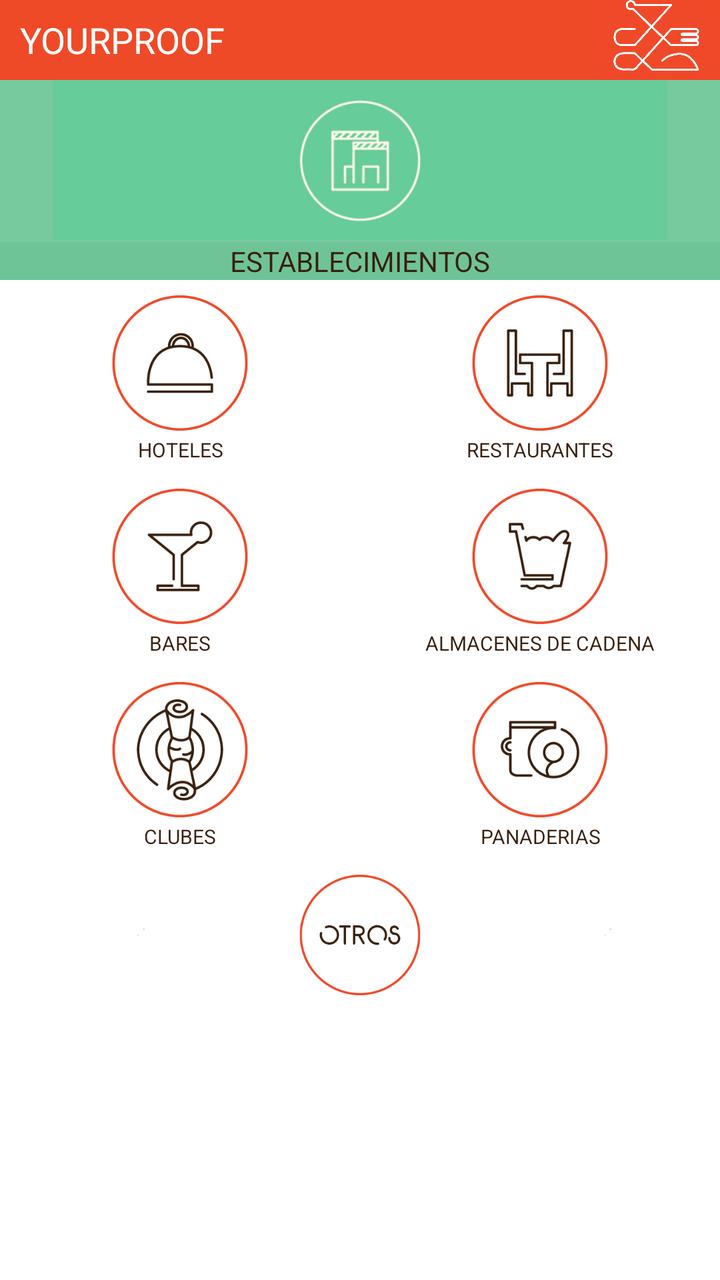
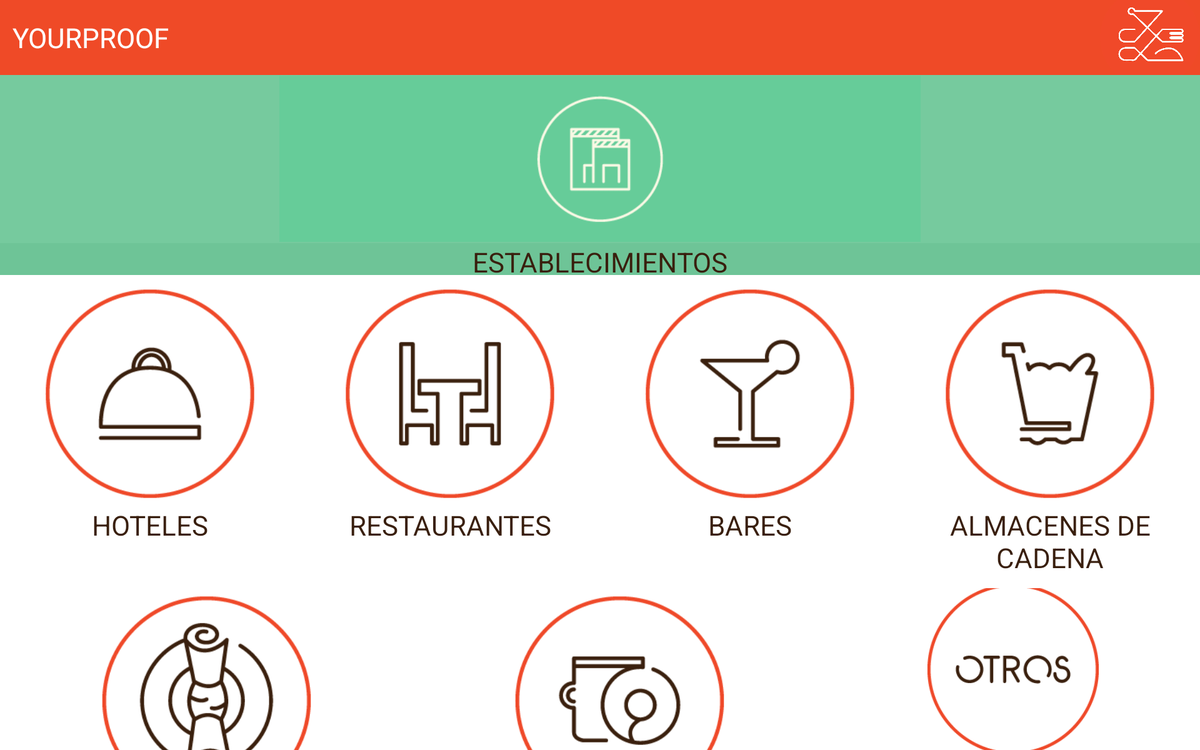

Two renders of one Android screen. The first uses the default layout on a phone; the second uses the alternative layout the repository ships for a different screen configuration, on a matching device. The two XML files are below.
<!-- AndroidManifest.xml: application theme Tema1.Yourproof -->
<!-- res/layout/establecimientos.xml -->
<?xml version="1.0" encoding="utf-8"?>
<LinearLayout xmlns:android="http://schemas.android.com/apk/res/android"
    android:orientation="vertical" android:layout_width="match_parent"
    android:layout_height="match_parent"
    android:id="@+id/Cont_Principal">

    <TableLayout
        android:layout_width="match_parent"
        android:layout_height="40dp"
        android:id="@+id/Cont_Encabezado">

        <LinearLayout
            android:orientation="horizontal"
            android:layout_width="match_parent"
            android:layout_height="match_parent"
            android:background="@color/white"
            android:baselineAligned="false" >

            <LinearLayout
                android:orientation="horizontal"
                android:layout_width="match_parent"
                android:layout_height="match_parent"
                android:layout_weight="0.1" >

                <TextView
                    android:layout_width="match_parent"
                    android:layout_height="match_parent"
                    android:text="YOURPROOF"
                    android:id="@+id/textView23"
                    android:textSize="@dimen/abc_text_size_medium_material"
                    android:gravity="left|center"
                    android:layout_marginLeft="10dp"
                    android:textColor="@color/background_floating_material_light" />
            </LinearLayout>

            <LinearLayout
                android:orientation="horizontal"
                android:layout_width="match_parent"
                android:layout_height="match_parent"
                android:layout_weight="0.45" >

                <ImageView
                    android:src="@drawable/g"
                    android:layout_width="match_parent"
                    android:layout_height="match_parent"
                    android:id="@+id/imageView5"
                    android:scaleType="centerCrop" />
            </LinearLayout>
        </LinearLayout>
    </TableLayout>

    <LinearLayout
        android:orientation="vertical"
        android:layout_width="match_parent"
        android:layout_height="100dp"
        android:baselineAligned="false"
        android:layout_gravity="center_horizontal"
        android:background="@color/accent_material_dark"
        android:id="@+id/Cont_Banner">

        <ImageView
            android:src="@drawable/barrasuperiorestablecimientos"
            android:layout_width="match_parent"
            android:layout_height="match_parent"
            android:id="@+id/VEstablecimientos"
            android:scaleType="fitCenter"
            android:layout_gravity="center_horizontal"
            android:layout_weight="1" />

        <TextView
            android:layout_width="match_parent"
            android:layout_height="match_parent"
            android:text="ESTABLECIMIENTOS"
            android:id="@+id/VProductos"
            android:textSize="@dimen/abc_text_size_small_material"
            android:textColor="@color/Letra"
            android:textAlignment="center"
            android:layout_weight="4"
            android:layout_marginTop="1dp"
            android:background="@color/colorAccent"
            android:gravity="center" />

    </LinearLayout>

    <TableLayout
        android:layout_width="match_parent"
        android:layout_height="wrap_content"
        android:layout_marginTop="5dp"
        android:id="@+id/Cont_Iconos">

        <LinearLayout
            android:layout_width="match_parent"
            android:layout_height="wrap_content" >

            <ImageButton
                android:layout_weight="1"
                android:src="@drawable/e_btn_hoteles"
                android:id="@+id/BtnHoteles"
                android:scaleType="fitCenter"
                android:background="@color/transparent"
                android:layout_width="73dp"
                android:layout_height="73dp"
                android:contextClickable="false"
                android:layout_alignParentTop="true"
                android:layout_alignParentRight="true"
                android:layout_alignParentEnd="false" />

            <ImageButton
                android:layout_weight="1"
                android:src="@drawable/e_btn_restaurantes"
                android:layout_width="73dp"
                android:layout_height="73dp"
                android:id="@+id/BtnRestaurantes"
                android:scaleType="fitCenter"
                android:background="@color/transparent"
                android:layout_alignParentTop="true"
                android:layout_centerHorizontal="true"
                android:layout_alignParentLeft="true"
                android:layout_alignParentEnd="false"
                android:layout_alignParentStart="true" />
        </LinearLayout>

        <LinearLayout
            android:orientation="horizontal"
            android:layout_width="match_parent"
            android:layout_height="match_parent" >

            <TextView
                android:layout_weight="1"
                android:layout_width="match_parent"
                android:layout_height="match_parent"
                android:text="HOTELES"
                android:id="@+id/VHoteles"
                android:textAlignment="center"
                android:textColor="@color/Letra"
                android:layout_marginBottom="10dp"
                android:textSize="10dp"
                android:gravity="center" />

            <TextView
                android:layout_weight="1"
                android:layout_width="match_parent"
                android:layout_height="match_parent"
                android:text="RESTAURANTES"
                android:id="@+id/VRestaurantes"
                android:textColor="@color/Letra"
                android:textAlignment="center"
                android:layout_marginBottom="10dp"
                android:textSize="10dp"
                android:gravity="center" />
        </LinearLayout>

        <LinearLayout
            android:orientation="horizontal"
            android:layout_width="match_parent"
            android:layout_height="wrap_content" >

            <ImageButton
                android:layout_weight="1"
                android:src="@drawable/e_btn_bares"
                android:id="@+id/BtnBares"
                android:scaleType="fitCenter"
                android:background="@color/transparent"
                android:layout_width="73dp"
                android:layout_height="73dp"
                android:contextClickable="false"
                android:layout_alignParentTop="true"
                android:layout_alignParentRight="true"
                android:layout_alignParentEnd="false" />

            <ImageButton
                android:layout_weight="1"
                android:src="@drawable/e_btn_almacenes"
                android:layout_width="73dp"
                android:layout_height="73dp"
                android:id="@+id/BtnAlmacenes"
                android:scaleType="fitCenter"
                android:background="@color/transparent"
                android:layout_alignParentTop="true"
                android:layout_centerHorizontal="true"
                android:layout_alignParentLeft="true"
                android:layout_alignParentEnd="false"
                android:layout_alignParentStart="true" />

        </LinearLayout>

        <LinearLayout
            android:orientation="horizontal"
            android:layout_width="match_parent"
            android:layout_height="match_parent" >

            <TextView
                android:layout_weight="1"
                android:layout_width="match_parent"
                android:layout_height="match_parent"
                android:text="BARES"
                android:id="@+id/VBares"
                android:textAlignment="center"
                android:textColor="@color/Letra"
                android:layout_marginBottom="10dp"
                android:textSize="10dp"
                android:gravity="center" />

            <TextView
                android:layout_weight="1"
                android:layout_width="match_parent"
                android:layout_height="match_parent"
                android:text="ALMACENES DE CADENA"
                android:id="@+id/VAlmacenesC"
                android:textColor="@color/Letra"
                android:textAlignment="center"
                android:layout_marginBottom="10dp"
                android:textSize="10dp"
                android:gravity="center" />

        </LinearLayout>

        <LinearLayout
            android:orientation="horizontal"
            android:layout_width="match_parent"
            android:layout_height="match_parent">

            <ImageButton
                android:layout_weight="1"
                android:src="@drawable/e_btn_clubes"
                android:layout_width="73dp"
                android:layout_height="73dp"
                android:id="@+id/BtnClubes"
                android:scaleType="fitCenter"
                android:background="@color/transparent"
                android:minHeight="200dp"
                android:layout_column="1"
                android:layout_alignParentTop="true"
                android:layout_alignParentLeft="true"
                android:layout_alignParentStart="true" />

            <ImageButton
                android:src="@drawable/e_btn_panaderias"
                android:layout_width="73dp"
                android:layout_height="73dp"
                android:id="@+id/BtnPanaderias"
                android:scaleType="fitCenter"
                android:layout_weight="1"
                android:background="@color/transparent"
                android:layout_alignParentBottom="true"
                android:layout_alignParentRight="true"
                android:layout_alignParentEnd="true" />

        </LinearLayout>

        <LinearLayout
            android:orientation="horizontal"
            android:layout_width="match_parent"
            android:layout_height="match_parent" >

            <TextView
                android:layout_weight="1"
                android:layout_width="match_parent"
                android:layout_height="match_parent"
                android:text="CLUBES"
                android:id="@+id/VCubles"
                android:textAlignment="center"
                android:textColor="@color/Letra"
                android:textSize="10dp"
                android:gravity="center" />

            <TextView
                android:layout_weight="1"
                android:layout_width="match_parent"
                android:layout_height="match_parent"
                android:text="PANADERIAS"
                android:id="@+id/VPanaderias"
                android:textColor="@color/Letra"
                android:textAlignment="center"
                android:textSize="10dp"
                android:gravity="center" />

        </LinearLayout>

        <LinearLayout
            android:orientation="horizontal"
            android:layout_width="match_parent"
            android:layout_height="wrap_content"
            android:gravity="center" >

            <ImageView
                android:layout_weight="1"
                android:src="@drawable/recetasblanco"
                android:layout_width="85dp"
                android:layout_height="85dp"
                android:id="@+id/Vinvisible3"
                android:scaleType="fitCenter"
                android:background="@color/transparent"
                android:layout_alignParentTop="true"
                android:layout_alignParentLeft="true"
                android:layout_alignParentStart="true" />

            <ImageButton
                android:src="@drawable/e_btn_otros"
                android:layout_width="65dp"
                android:layout_height="65dp"
                android:id="@+id/BtnOtrosE"
                android:scaleType="fitCenter"
                android:background="@color/transparent"
                android:layout_alignParentBottom="true"
                android:layout_alignParentRight="true"
                android:layout_alignParentEnd="true"
                android:layout_weight="1" />

            <ImageView
                android:layout_weight="1"
                android:src="@drawable/recetasblanco"
                android:layout_width="85dp"
                android:layout_height="85dp"
                android:id="@+id/Vinvisible4"
                android:scaleType="fitCenter"
                android:background="@color/transparent"
                android:layout_alignParentTop="true"
                android:layout_alignParentLeft="true"
                android:layout_alignParentStart="true" />
        </LinearLayout>

    </TableLayout>
</LinearLayout>
<!-- resources referenced by this layout -->
<resources>
  <color name="Letra">#391f0e</color>
  <color name="accent_material_dark">#76ca9e</color>
  <color name="colorAccent">#6ec497</color>
  <color name="transparent">#00fafae4</color>
  <color name="white">#ef4a27</color>
  <!-- drawable e_btn_almacenes (drawable) -->
  <?xml version="1.0" encoding="utf-8"?>
  <selector xmlns:android="http://schemas.android.com/apk/res/android">
      <item android:state_pressed="true" android:drawable="@drawable/almacenesdecadena2" />
      <item android:state_focused="true" android:drawable="@drawable/almacenesdecadena2" />
      <item android:drawable="@drawable/almacenesdecadena"/>
  </selector>
  <!-- drawable e_btn_bares (drawable) -->
  <?xml version="1.0" encoding="utf-8"?>
  <selector xmlns:android="http://schemas.android.com/apk/res/android">
      <item android:state_pressed="true" android:drawable="@drawable/bares2" />
      <item android:state_focused="true" android:drawable="@drawable/bares2" />
      <item android:drawable="@drawable/bares"/>
  </selector>
  <!-- drawable e_btn_clubes (drawable) -->
  <?xml version="1.0" encoding="utf-8"?>
  <selector xmlns:android="http://schemas.android.com/apk/res/android">
      <item android:state_pressed="true" android:drawable="@drawable/clubes2" />
      <item android:state_focused="true" android:drawable="@drawable/clubes2" />
      <item android:drawable="@drawable/clubes"/>
  </selector>
  <!-- drawable e_btn_hoteles (drawable) -->
  <?xml version="1.0" encoding="utf-8"?>
  <selector xmlns:android="http://schemas.android.com/apk/res/android">
      <item android:state_pressed="true" android:drawable="@drawable/hoteles2" />
      <item android:state_focused="true" android:drawable="@drawable/hoteles2" />
      <item android:drawable="@drawable/hoteles" />
  </selector>
  <!-- drawable e_btn_otros (drawable) -->
  <?xml version="1.0" encoding="utf-8"?>
  <selector xmlns:android="http://schemas.android.com/apk/res/android">
      <item android:state_pressed="true" android:drawable="@drawable/otros2" />
      <item android:state_focused="true" android:drawable="@drawable/otros2" />
      <item android:drawable="@drawable/otros"/>
  </selector>
  <!-- drawable e_btn_panaderias (drawable) -->
  <?xml version="1.0" encoding="utf-8"?>
  <selector xmlns:android="http://schemas.android.com/apk/res/android">
      <item android:state_pressed="true" android:drawable="@drawable/panaderias2" />
      <item android:state_focused="true" android:drawable="@drawable/panaderias2" />
      <item android:drawable="@drawable/panaderias"/>
  </selector>
  <!-- drawable e_btn_restaurantes (drawable) -->
  <?xml version="1.0" encoding="utf-8"?>
  <selector xmlns:android="http://schemas.android.com/apk/res/android">
      <item android:state_pressed="true" android:drawable="@drawable/restaurantes2" />
      <item android:state_focused="true" android:drawable="@drawable/restaurantes2" />
      <item android:drawable="@drawable/restaurantes" />
  </selector>
  <!-- drawable g: png bitmap (drawable, 80443 bytes) -->
  <!-- from res/values-v21/ -->
  <style name="Tema1.Yourproof" parent="Theme.AppCompat.NoActionBar">
          <item name="android:colorBackground">@android:color/white</item>
          <item name="android:statusBarColor">@color/material_grey_850</item>
          <item name="android:textColorPrimary">@color/Letra</item>
          <item name="android:textColorSecondary">@color/holo_red_light</item>
          <item name="colorPrimary">@color/white</item>
          <item name="android:colorForeground">@color/accent_material_dark</item>
          <item name="android:textColorSecondaryInverse">@color/colorAccent</item>
          <item name="android:windowBackground">@android:color/background_light</item>
          <item name="android:textColorPrimaryInverse">@color/abc_search_url_text_selected</item>
          <item name="colorAccent">@color/white</item>
          <item name="colorPrimaryDark">@color/primary_dark_material_dark</item>
      </style>
  <color name="holo_red_light">#83ef4a27</color>
  <color name="primary_dark_material_dark">#391f0e</color>
</resources>
<!-- res/layout-sw600dp-land/establecimientos.xml (the repository's variant of the layout above) -->
<!-- drawn on a 7-inch tablet turned sideways -->
<?xml version="1.0" encoding="utf-8"?>
<LinearLayout xmlns:android="http://schemas.android.com/apk/res/android"
    android:orientation="vertical" android:layout_width="match_parent"
    android:layout_height="match_parent"
    android:id="@+id/Cont_Principal">

    <TableLayout
        android:layout_width="match_parent"
        android:layout_height="60dp"
        android:id="@+id/Cont_Encabezado" >

        <LinearLayout
            android:orientation="horizontal"
            android:layout_width="match_parent"
            android:layout_height="match_parent"
            android:background="@color/white"
            android:baselineAligned="false" >

            <LinearLayout
                android:orientation="horizontal"
                android:layout_width="match_parent"
                android:layout_height="match_parent"
                android:layout_weight="0.1" >

                <TextView
                    android:layout_width="match_parent"
                    android:layout_height="match_parent"
                    android:text="YOURPROOF"
                    android:id="@+id/textView24"
                    android:textSize="@dimen/abc_text_size_large_material"
                    android:gravity="left|center"
                    android:layout_marginLeft="10dp"
                    android:textColor="@color/background_floating_material_light" />
            </LinearLayout>

            <LinearLayout
                android:orientation="horizontal"
                android:layout_width="match_parent"
                android:layout_height="match_parent"
                android:layout_weight="1.1" >

                <ImageView
                    android:src="@drawable/g"
                    android:layout_width="match_parent"
                    android:layout_height="match_parent"
                    android:id="@+id/imageView13"
                    android:scaleType="centerCrop" />
            </LinearLayout>
        </LinearLayout>
    </TableLayout>

    <LinearLayout
        android:orientation="vertical"
        android:layout_width="match_parent"
        android:layout_height="160dp"
        android:baselineAligned="false"
        android:layout_gravity="center_horizontal"
        android:background="@color/accent_material_dark"
        android:id="@+id/Cont_Banner">

        <ImageView
            android:src="@drawable/barrasuperiorestablecimientos"
            android:layout_width="match_parent"
            android:layout_height="match_parent"
            android:id="@+id/VEstablecimientos"
            android:scaleType="fitCenter"
            android:layout_gravity="center_horizontal"
            android:layout_weight="1" />

        <TextView
            android:layout_width="match_parent"
            android:layout_height="match_parent"
            android:text="ESTABLECIMIENTOS"
            android:id="@+id/VProductos"
            android:textSize="@dimen/abc_text_size_large_material"
            android:textColor="@color/Letra"
            android:textAlignment="center"
            android:layout_weight="5"
            android:layout_marginTop="1dp"
            android:background="@color/colorAccent" />

    </LinearLayout>

    <TableLayout
        android:layout_width="match_parent"
        android:layout_height="wrap_content"
        android:layout_marginTop="5dp"
        android:id="@+id/Cont_Iconos">

        <LinearLayout
            android:layout_width="match_parent"
            android:layout_height="wrap_content" >

            <ImageButton
                android:layout_weight="1"
                android:src="@drawable/hoteles"
                android:id="@+id/BtnHoteles"
                android:scaleType="fitCenter"
                android:background="@color/transparent"
                android:layout_width="180dp"
                android:layout_height="180dp"
                android:contextClickable="false"
                android:layout_alignParentTop="true"
                android:layout_alignParentRight="true"
                android:layout_alignParentEnd="false" />

            <ImageButton
                android:layout_weight="1"
                android:src="@drawable/restaurantes"
                android:layout_width="180dp"
                android:layout_height="180dp"
                android:id="@+id/BtnRestaurantes"
                android:scaleType="fitCenter"
                android:background="@color/transparent"
                android:layout_alignParentTop="true"
                android:layout_centerHorizontal="true"
                android:layout_alignParentLeft="true"
                android:layout_alignParentEnd="false"
                android:layout_alignParentStart="true" />

            <ImageButton
                android:layout_weight="1"
                android:src="@drawable/bares"
                android:id="@+id/BtnBares"
                android:scaleType="fitCenter"
                android:background="@color/transparent"
                android:layout_width="180dp"
                android:layout_height="180dp"
                android:contextClickable="false"
                android:layout_alignParentTop="true"
                android:layout_alignParentRight="true"
                android:layout_alignParentEnd="false" />

            <ImageButton
                android:layout_weight="1"
                android:src="@drawable/almacenesdecadena"
                android:layout_width="180dp"
                android:layout_height="180dp"
                android:id="@+id/BtnAlmacenes"
                android:scaleType="fitCenter"
                android:background="@color/transparent"
                android:layout_alignParentTop="true"
                android:layout_centerHorizontal="true"
                android:layout_alignParentLeft="true"
                android:layout_alignParentEnd="false"
                android:layout_alignParentStart="true" />
        </LinearLayout>

        <LinearLayout
            android:orientation="horizontal"
            android:layout_width="match_parent"
            android:layout_height="match_parent" >

            <TextView
                android:layout_weight="1"
                android:layout_width="match_parent"
                android:layout_height="match_parent"
                android:text="HOTELES"
                android:id="@+id/VHoteles"
                android:textAlignment="center"
                android:textColor="@color/Letra"
                android:layout_marginBottom="10dp"
                android:textSize="@dimen/abc_text_size_large_material" />

            <TextView
                android:layout_weight="1"
                android:layout_width="match_parent"
                android:layout_height="match_parent"
                android:text="RESTAURANTES"
                android:id="@+id/VRestaurantes"
                android:textColor="@color/Letra"
                android:textAlignment="center"
                android:layout_marginBottom="10dp"
                android:textSize="@dimen/abc_text_size_large_material" />

            <TextView
                android:layout_weight="1"
                android:layout_width="match_parent"
                android:layout_height="match_parent"
                android:text="BARES"
                android:id="@+id/VBares"
                android:textAlignment="center"
                android:textColor="@color/Letra"
                android:layout_marginBottom="10dp"
                android:textSize="@dimen/abc_text_size_large_material" />

            <TextView
                android:layout_weight="1"
                android:layout_width="match_parent"
                android:layout_height="match_parent"
                android:text="ALMACENES DE CADENA"
                android:id="@+id/VAlmacenesC"
                android:textColor="@color/Letra"
                android:textAlignment="center"
                android:layout_marginBottom="10dp"
                android:textSize="@dimen/abc_text_size_large_material" />
        </LinearLayout>

        <LinearLayout
            android:orientation="horizontal"
            android:layout_width="match_parent"
            android:layout_height="match_parent">

            <ImageButton
                android:layout_weight="1"
                android:src="@drawable/clubes"
                android:layout_width="180dp"
                android:layout_height="180dp"
                android:id="@+id/BtnClubes"
                android:scaleType="fitCenter"
                android:background="@color/transparent"
                android:minHeight="200dp"
                android:layout_column="1"
                android:layout_alignParentTop="true"
                android:layout_alignParentLeft="true"
                android:layout_alignParentStart="true" />

            <ImageButton
                android:src="@drawable/panaderias"
                android:layout_width="180dp"
                android:layout_height="180dp"
                android:id="@+id/BtnPanaderias"
                android:scaleType="fitCenter"
                android:layout_weight="1"
                android:background="@color/transparent"
                android:layout_alignParentBottom="true"
                android:layout_alignParentRight="true"
                android:layout_alignParentEnd="true" />

            <ImageButton
                android:src="@drawable/otros"
                android:layout_width="148dp"
                android:layout_height="148dp"
                android:id="@+id/BtnOtrosE"
                android:scaleType="fitCenter"
                android:background="@color/transparent"
                android:layout_alignParentBottom="true"
                android:layout_alignParentRight="true"
                android:layout_alignParentEnd="true"
                android:layout_weight="1"
                android:layout_gravity="center_vertical" />

        </LinearLayout>

        <LinearLayout
            android:orientation="horizontal"
            android:layout_width="match_parent"
            android:layout_height="match_parent" >

            <TextView
                android:layout_weight="1"
                android:layout_width="match_parent"
                android:layout_height="match_parent"
                android:text="CLUBES"
                android:id="@+id/VCubles"
                android:textAlignment="center"
                android:textColor="@color/Letra"
                android:textSize="@dimen/abc_text_size_large_material" />

            <TextView
                android:layout_weight="1"
                android:layout_width="match_parent"
                android:layout_height="match_parent"
                android:text="PANADERIAS"
                android:id="@+id/VPanaderias"
                android:textColor="@color/Letra"
                android:textAlignment="center"
                android:textSize="@dimen/abc_text_size_large_material" />

            <TextView
                android:layout_weight="1"
                android:layout_width="match_parent"
                android:layout_height="match_parent"
                android:id="@+id/VOtros"
                android:textAlignment="center"
                android:textColor="@color/Letra"
                android:textSize="@dimen/abc_text_size_large_material" />

        </LinearLayout>

    </TableLayout>

</LinearLayout>
<!-- resources referenced by the variant -->
<!-- as a 7-inch tablet turned sideways resolves them -->
<resources>
  <color name="Letra">#391f0e</color>
  <color name="accent_material_dark">#76ca9e</color>
  <color name="colorAccent">#6ec497</color>
  <color name="transparent">#00fafae4</color>
  <color name="white">#ef4a27</color>
  <!-- drawable almacenesdecadena: png bitmap (drawable, 6973 bytes) -->
  <!-- drawable bares: png bitmap (drawable, 6259 bytes) -->
  <!-- drawable barrasuperiorestablecimientos: png bitmap (drawable, 5357 bytes) -->
  <!-- drawable clubes: png bitmap (drawable, 10918 bytes) -->
  <!-- drawable g: png bitmap (drawable, 80443 bytes) -->
  <!-- drawable hoteles: png bitmap (drawable, 6715 bytes) -->
  <!-- drawable otros: png bitmap (drawable, 7020 bytes) -->
  <!-- drawable panaderias: png bitmap (drawable, 7917 bytes) -->
  <!-- drawable restaurantes: png bitmap (drawable, 5490 bytes) -->
  <!-- from res/values-v21/ -->
  <style name="Tema1.Yourproof" parent="Theme.AppCompat.NoActionBar">
          <item name="android:colorBackground">@android:color/white</item>
          <item name="android:statusBarColor">@color/material_grey_850</item>
          <item name="android:textColorPrimary">@color/Letra</item>
          <item name="android:textColorSecondary">@color/holo_red_light</item>
          <item name="colorPrimary">@color/white</item>
          <item name="android:colorForeground">@color/accent_material_dark</item>
          <item name="android:textColorSecondaryInverse">@color/colorAccent</item>
          <item name="android:windowBackground">@android:color/background_light</item>
          <item name="android:textColorPrimaryInverse">@color/abc_search_url_text_selected</item>
          <item name="colorAccent">@color/white</item>
          <item name="colorPrimaryDark">@color/primary_dark_material_dark</item>
      </style>
  <color name="holo_red_light">#83ef4a27</color>
  <color name="primary_dark_material_dark">#391f0e</color>
</resources>
